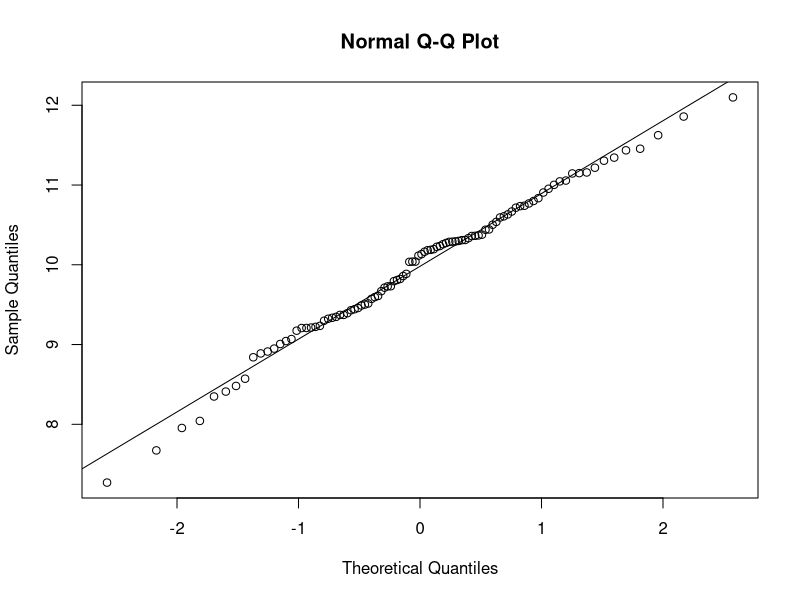
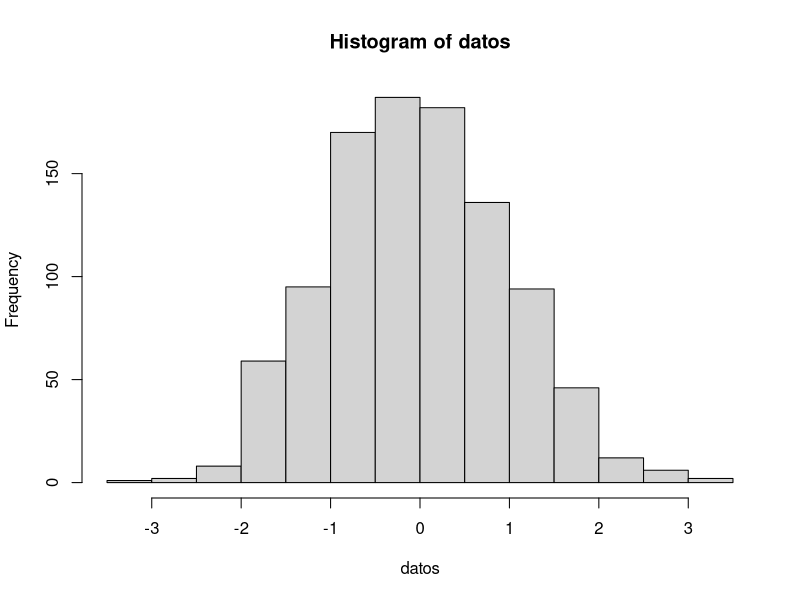
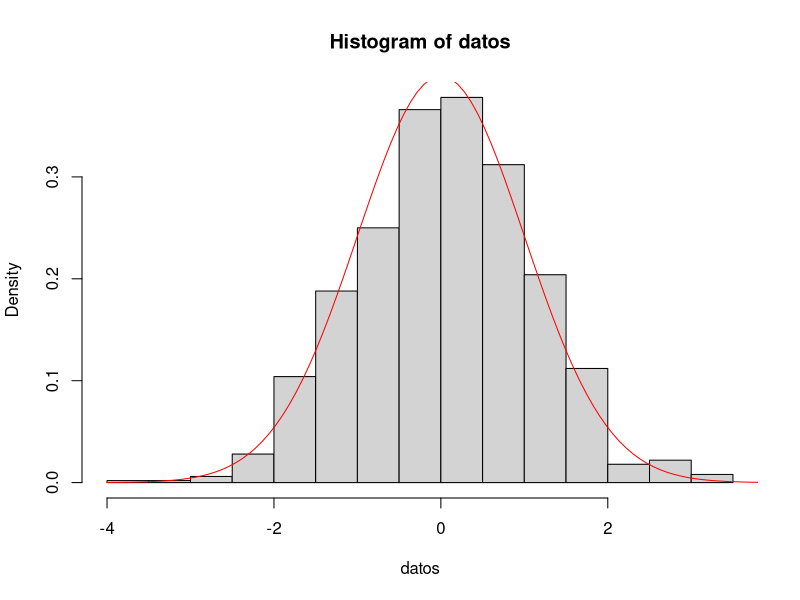
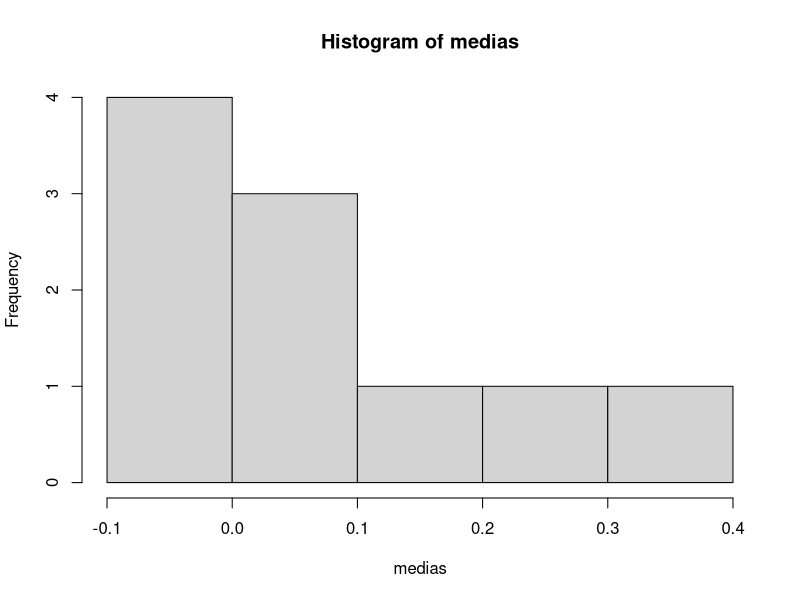
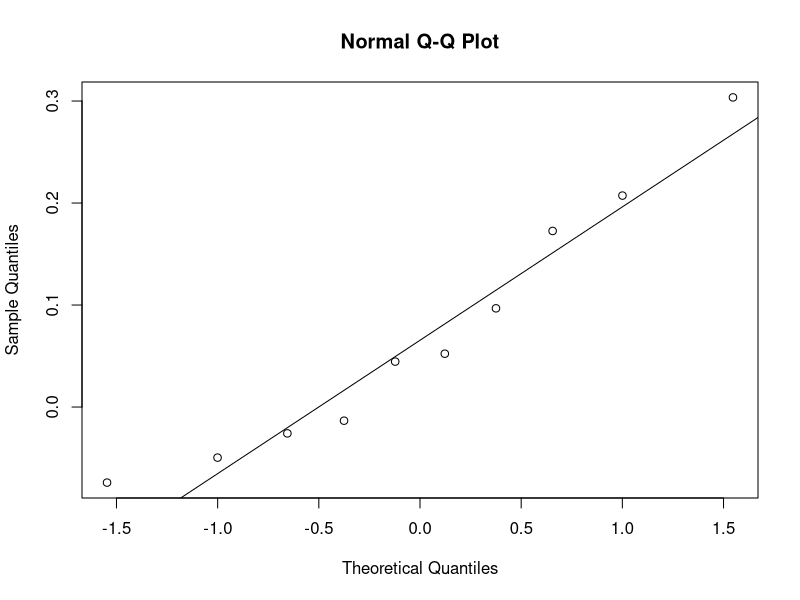

These charts were generated, in order, by the following R code:
## ---- chunk 1

## ---- chunk 2
#hist()
#qqnorm()
#qqline()
## ---- chunk 3
datos <- rnorm(100, mean = 10)
qqnorm(datos)
qqline(datos)
## ---- chunk 4
datos <- rnorm(1000) #1000 muestras de una densidad normal
hist(datos)

## ---- chunk 5
datos <- rnorm(1000) # muestras normales con media 0 y var 1.
teorica <- dnorm(seq(-4,4, length=100),mean = 0, sd = 1)
hist(datos,freq = FALSE)
lines(seq(-4,4, length=100),teorica, col="red")
## ---- chunk 6
N <- 10 # número de medias (es decir número de muestras)
M <- 100 # número de la longitud de cada serie de datos
medias <- numeric(N) # Vector que guardará las medias

for(i in 1:N)
{
  datos <- rnorm(M)
  medias[i] <- mean(datos)
  
}
hist(medias)
qqnorm(medias)
qqline(medias)
